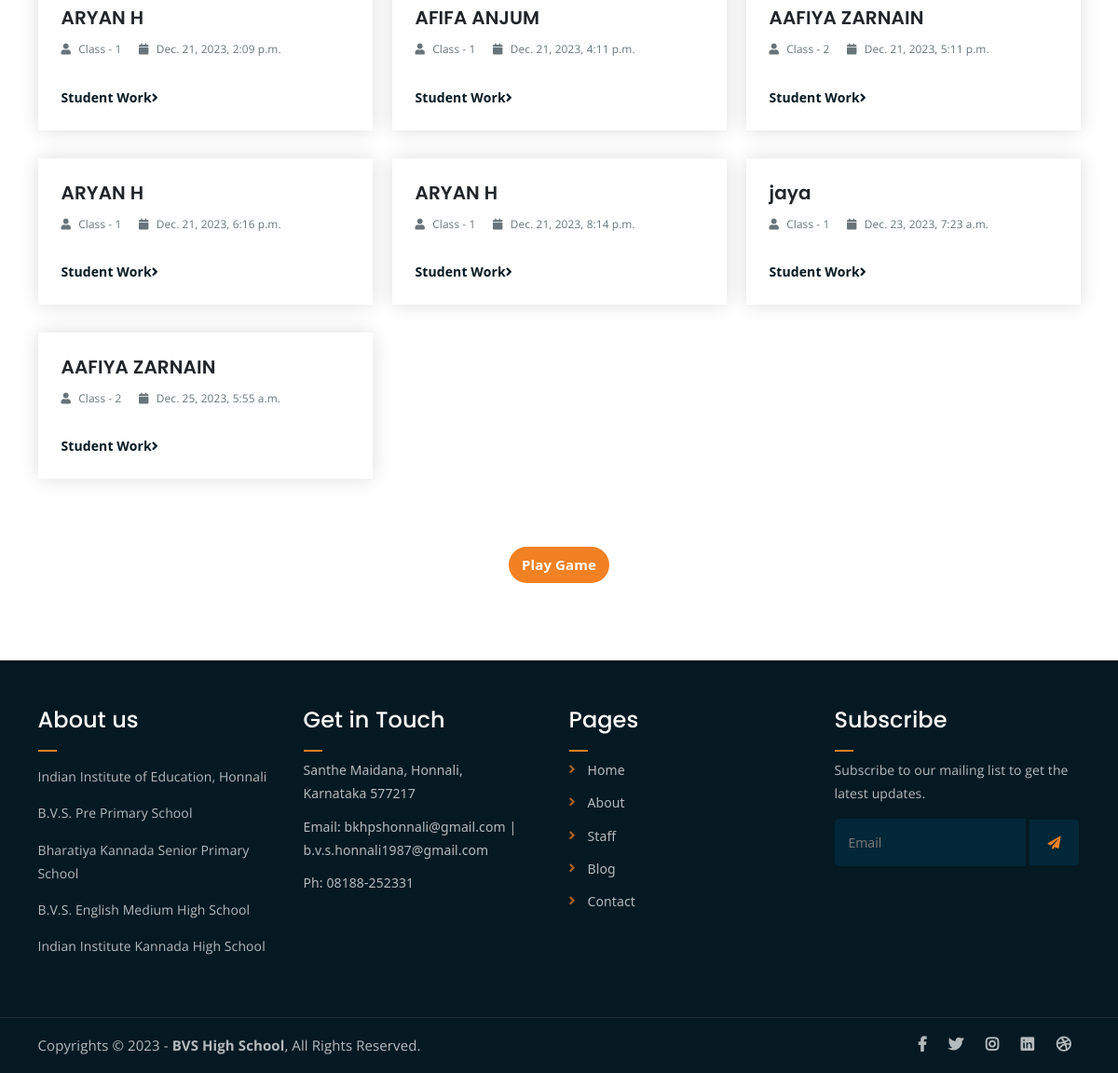
The app's page /blog (lower part), older data.
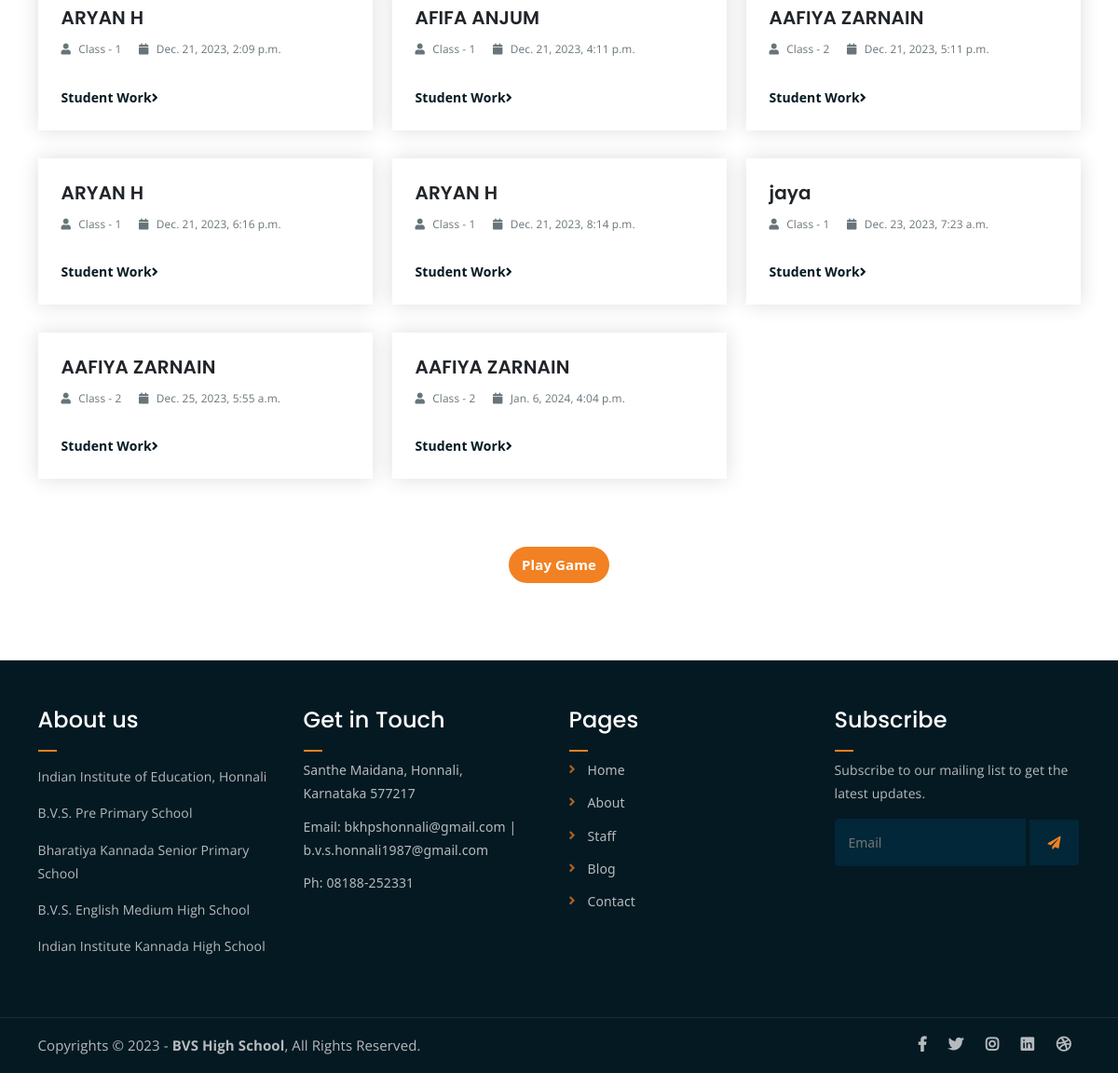
The same page, newer data.
### School_App/models.py (models this page shows)
class student_Work(models.Model):
    studentName = models.CharField(max_length = 50, default="")
    studentClass = models.CharField(max_length = 50, default="")
    studentId = models.CharField(max_length = 50, default="")
    subjectName = models.CharField(max_length = 50, default="")
    fileName = models.CharField(max_length = 50, default="")
    file = models.FileField()
    uploaded_at = models.DateTimeField(auto_now_add=True)
    comment = models.TextField(default="")
    staffName = models.CharField(max_length = 50, default="")

### School_App/views.py (the view)
# urls.py: path('blog', views.blog, name='blog'),
def blog(request):
    data = student_Work.objects.all()
    return render(request, 'blog/blog.html', {'datas':data})

### templates/blog/blog.html (shortened to what the changed rows need)
{% extends 'layouts/main.html' %}
{% load static %}
    {% block css %}
        <link rel="stylesheet" href="{% static 'assets/css/all.min.css' %}">
        <link rel="stylesheet" href="{% static 'assets/bootstrap/css/bootstrap.min.css' %}">
        <link rel="stylesheet" href="{% static 'assets/css/owl.carousel.css' %}">
        <link rel="stylesheet" href="{% static 'assets/css/magnific-popup.css' %}">
        <link rel="stylesheet" href="{% static 'assets/css/animate.css' %}">
        <link rel="stylesheet" href="{% static 'assets/css/meanmenu.min.css' %}">
        <link rel="stylesheet" href="{% static 'assets/css/main.css' %}">
        <link rel="stylesheet" href="{% static 'assets/css/responsive.css' %}">
    {% endblock css %}
    {% block content %}
	<div class="latest-news mt-80 mb-80">
		<div class="container">
			<div class="row">
				{% for data in datas %}
					<div class="col-lg-4 col-md-6 studentWork">
						<div class="single-latest-news">
							<div class="news-text-box">
								<h3><a style="text-decoration: none;">{{data.studentName}}</a></h3>
								<p class="blog-meta">
									<span class="author"><i class="fas fa-user"></i> {{data.studentClass}}</span>
									<span class="date"><i class="fas fa-calendar"></i> {{data.uploaded_at}}</span>
								</p>
								<a href="https://bharathiyavidyasamstehonnali.pythonanywhere.com//uploads/{{data.file}}" target="_blank" class="read-more-btn" style="text-decoration: none;"> Student Work<i class="fas fa-angle-right"></i></a>
							</div>
						</div>
					</div>
				{% endfor %}
			</div>
		</div>
		</div>
	<div class="footer-area">
		<div class="container">
			<div class="row">
				<div class="col-lg-3 col-md-6">
					<div class="footer-box about-widget">
						<h2 class="widget-title">About us</h2>
					</div>
				</div>
				<div class="col-lg-3 col-md-6">
					<div class="footer-box get-in-touch">
						<h2 class="widget-title">Get in Touch</h2>
					</div>
				</div>
				<div class="col-lg-3 col-md-6">
					<div class="footer-box pages">
						<h2 class="widget-title">Pages</h2>
					</div>
				</div>
				<div class="col-lg-3 col-md-6">
					<div class="footer-box subscribe">
						<h2 class="widget-title">Subscribe</h2>
					</div>
				</div>
			</div>
		</div>
	</div>
    {% endblock content %}

Row changes from the older to the newer data that the page shows:
added student_Work: studentName "AAFIYA ZARNAIN", studentClass "Class - 2", uploaded_at "Jan. 6, 2024, 4:04 p.m."
